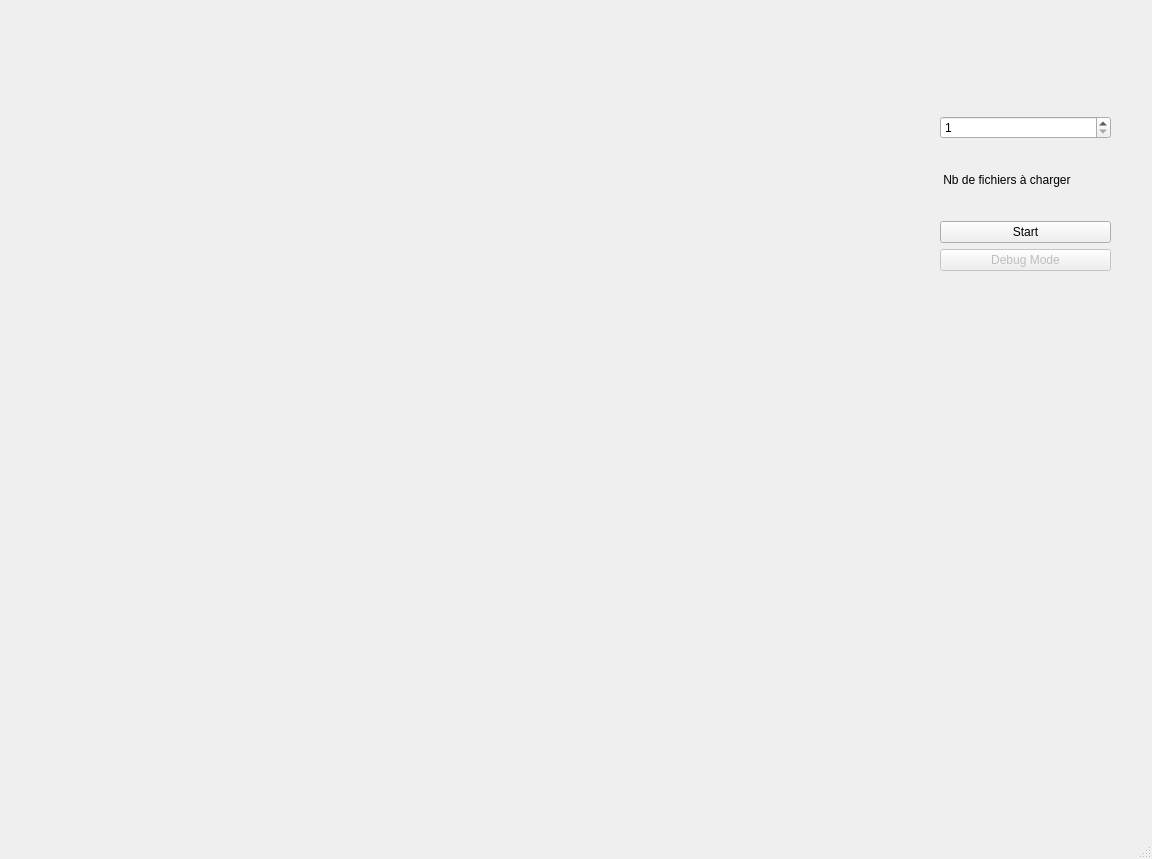
<?xml version="1.0" encoding="UTF-8"?>
<ui version="4.0">
 <class>MainWindow</class>
 <widget class="QMainWindow" name="MainWindow">
  <property name="geometry">
   <rect>
    <x>0</x>
    <y>0</y>
    <width>1152</width>
    <height>859</height>
   </rect>
  </property>
  <property name="windowTitle">
   <string>MainWindow</string>
  </property>
  <widget class="QWidget" name="centralwidget">
   <widget class="QWidget" name="verticalLayoutWidget">
    <property name="geometry">
     <rect>
      <x>20</x>
      <y>10</y>
      <width>781</width>
      <height>681</height>
     </rect>
    </property>
    <layout class="QVBoxLayout" name="verticalLayout"/>
   </widget>
   <widget class="QWidget" name="verticalLayoutWidget_2">
    <property name="geometry">
     <rect>
      <x>940</x>
      <y>40</y>
      <width>171</width>
      <height>231</height>
     </rect>
    </property>
    <layout class="QVBoxLayout" name="verticalLayout_2">
     <item>
      <widget class="QLabel" name="stateLabel">
       <property name="text">
        <string/>
       </property>
      </widget>
     </item>
     <item>
      <widget class="QSpinBox" name="spinBox">
       <property name="minimum">
        <number>1</number>
       </property>
       <property name="maximum">
        <number>2</number>
       </property>
      </widget>
     </item>
     <item>
      <widget class="QLabel" name="nbChargedFile">
       <property name="text">
        <string> Nb de fichiers à charger</string>
       </property>
      </widget>
     </item>
     <item>
      <widget class="QPushButton" name="startButton">
       <property name="text">
        <string>Start</string>
       </property>
      </widget>
     </item>
     <item>
      <widget class="QPushButton" name="debugMode">
       <property name="enabled">
        <bool>false</bool>
       </property>
       <property name="text">
        <string>Debug Mode</string>
       </property>
      </widget>
     </item>
    </layout>
   </widget>
   <widget class="QWidget" name="verticalLayoutWidget_3">
    <property name="geometry">
     <rect>
      <x>20</x>
      <y>700</y>
      <width>781</width>
      <height>80</height>
     </rect>
    </property>
    <layout class="QVBoxLayout" name="verticalLayout_3">
     <item>
      <widget class="QLabel" name="labelError">
       <property name="text">
        <string/>
       </property>
      </widget>
     </item>
    </layout>
   </widget>
  </widget>
  <widget class="QMenuBar" name="menubar">
   <property name="geometry">
    <rect>
     <x>0</x>
     <y>0</y>
     <width>1152</width>
     <height>25</height>
    </rect>
   </property>
  </widget>
  <widget class="QStatusBar" name="statusbar"/>
 </widget>
 <resources/>
 <connections/>
</ui>
